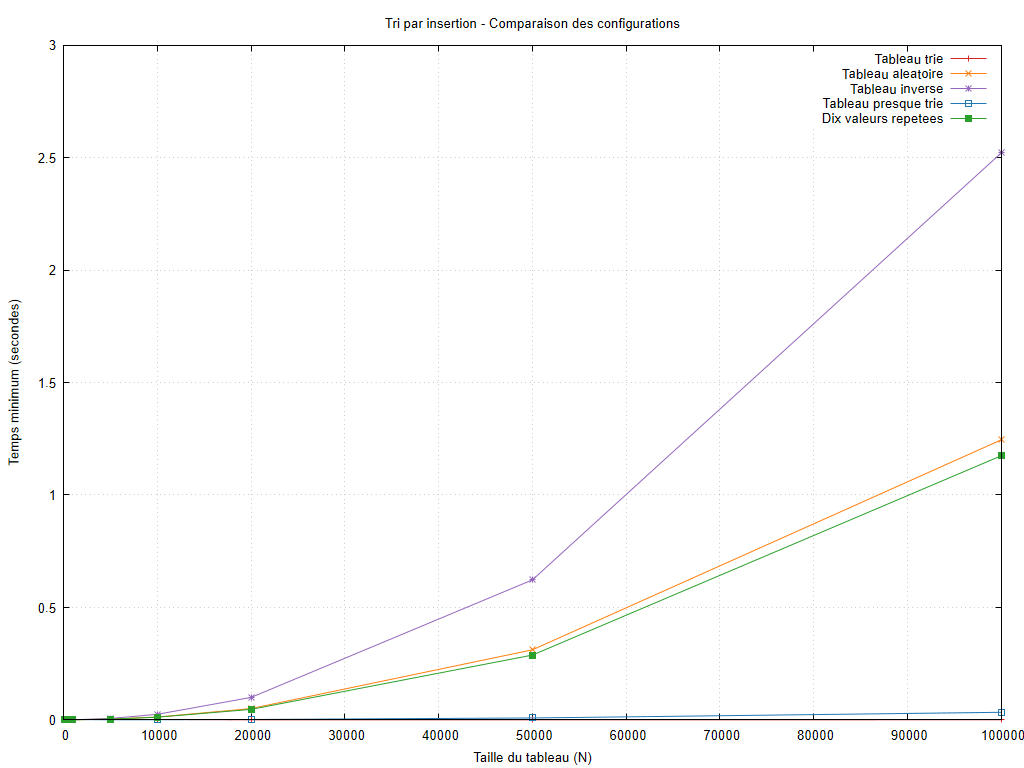

Recreate this plot in gnuplot.
set encoding utf8
set terminal pngcairo size 1024,768 font 'Arial,10'
set output 'graphiques/20261010_184935/cases/insertion_sort_cases.png'
set datafile missing 'non_mesure'
set title 'Tri par insertion - Comparaison des configurations'
set xlabel 'Taille du tableau (N)'
set ylabel 'Temps minimum (secondes)'
set grid
set yrange [0:*]
plot 'resultats/20261010_184935/cases/insertion_sort_cases.dat' using 1:2 title 'Tableau trie' with linespoints lc rgb '#d62728', 'resultats/20261010_184935/cases/insertion_sort_cases.dat' using 1:3 title 'Tableau aleatoire' with linespoints lc rgb '#ff7f0e', 'resultats/20261010_184935/cases/insertion_sort_cases.dat' using 1:4 title 'Tableau inverse' with linespoints lc rgb '#9467bd', 'resultats/20261010_184935/cases/insertion_sort_cases.dat' using 1:5 title 'Tableau presque trie' with linespoints lc rgb '#1f77b4', 'resultats/20261010_184935/cases/insertion_sort_cases.dat' using 1:6 title 'Dix valeurs repetees' with linespoints lc rgb '#2ca02c'
unset output
